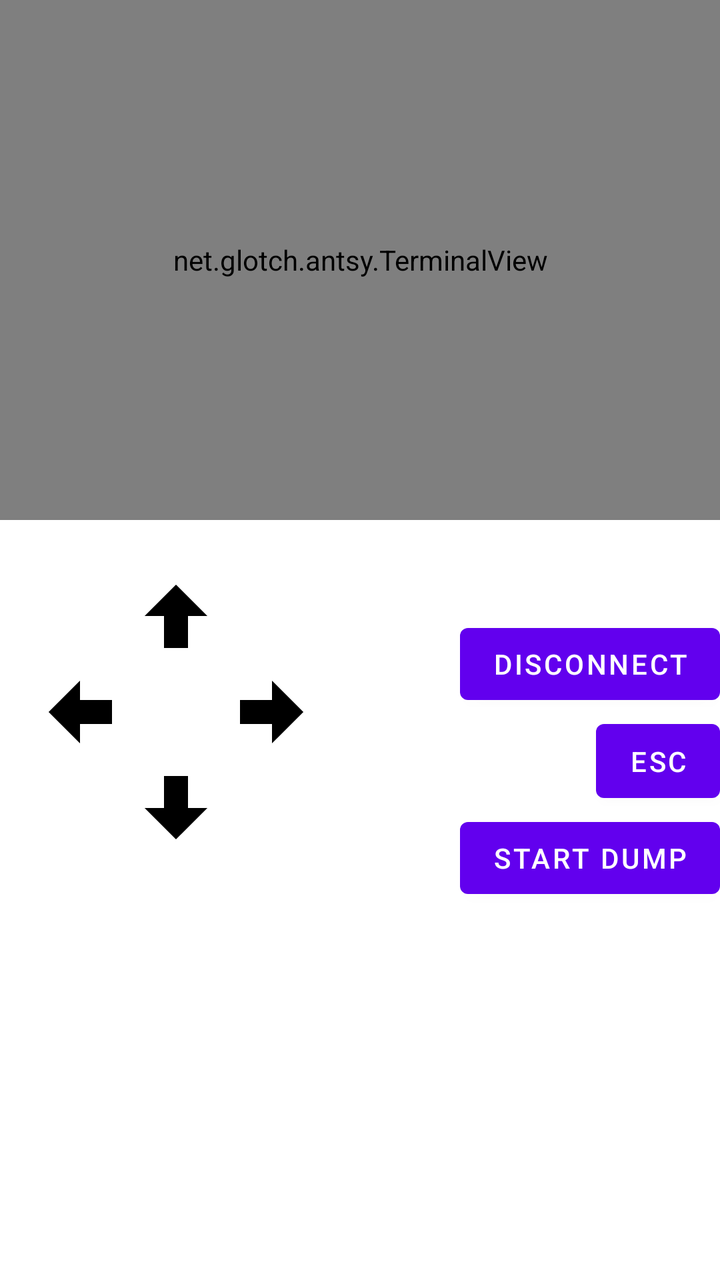
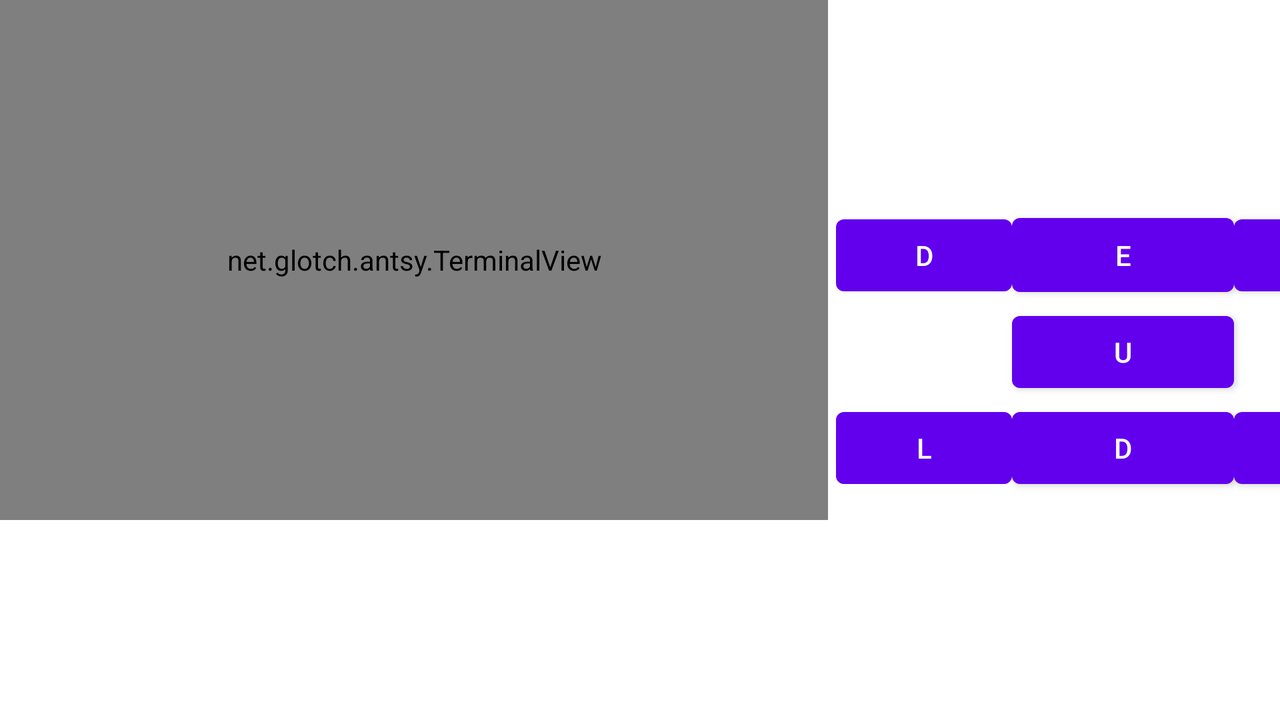

One screen, two layout resources from the same app: the default and the repository's alternative for another configuration. Each is rendered where Android would select it; the XML of both is given below.
<!-- AndroidManifest.xml: activity theme Theme.Antsy.NoActionBar -->
<!-- res/layout/activity_main.xml -->
<?xml version="1.0" encoding="utf-8"?>
<androidx.constraintlayout.widget.ConstraintLayout xmlns:android="http://schemas.android.com/apk/res/android"
    xmlns:app="http://schemas.android.com/apk/res-auto"
    xmlns:tools="http://schemas.android.com/tools"
    android:id="@+id/coordinatorLayout"
    android:layout_width="match_parent"
    android:layout_height="match_parent"
    android:fitsSystemWindows="true"
    tools:context=".MainActivity">

    <net.glotch.antsy.TerminalView
        android:id="@+id/terminalOut"
        android:layout_width="0dp"
        android:layout_height="260dp"
        android:clickable="true"
        android:focusable="true"
        android:focusableInTouchMode="true"
        app:layout_constraintEnd_toEndOf="parent"
        app:layout_constraintStart_toStartOf="parent"
        app:layout_constraintTop_toTopOf="parent"
        app:termFont="@font/moderndos8x16"
        app:termFontHeight="16"
        app:termFontWidth="8" />

    <ImageButton
        android:id="@+id/leftButton"
        android:layout_width="48dp"
        android:layout_height="48dp"
        android:layout_marginStart="16dp"
        android:background="?attr/selectableItemBackground"
        android:src="@drawable/arrow_left_bold"
        app:layout_constraintStart_toStartOf="parent"
        app:layout_constraintTop_toBottomOf="@+id/upButton" />

    <ImageButton
        android:id="@+id/downButton"
        android:layout_width="48dp"
        android:layout_height="48dp"
        android:layout_marginTop="48dp"
        android:background="?attr/selectableItemBackground"
        android:src="@drawable/arrow_down_bold"
        app:layout_constraintStart_toEndOf="@+id/leftButton"
        app:layout_constraintTop_toBottomOf="@+id/upButton" />

    <ImageButton
        android:id="@+id/upButton"
        android:layout_width="48dp"
        android:layout_height="48dp"
        android:layout_marginTop="24dp"
        android:background="?attr/selectableItemBackground"
        android:src="@drawable/arrow_up_bold"
        app:layout_constraintStart_toEndOf="@+id/leftButton"
        app:layout_constraintTop_toBottomOf="@+id/terminalOut" />

    <ImageButton
        android:id="@+id/rightButton"
        android:layout_width="48dp"
        android:layout_height="48dp"
        android:layout_marginStart="48dp"
        android:background="?attr/selectableItemBackground"
        android:src="@drawable/arrow_right_bold"
        app:layout_constraintStart_toEndOf="@+id/leftButton"
        app:layout_constraintTop_toBottomOf="@+id/upButton" />

    <Button
        android:id="@+id/escButton"
        android:layout_width="62dp"
        android:layout_height="49dp"
        android:text="ESC"
        app:layout_constraintEnd_toEndOf="parent"
        app:layout_constraintTop_toBottomOf="@+id/disconnectButton" />

    <Button
        android:id="@+id/disconnectButton"
        android:layout_width="wrap_content"
        android:layout_height="wrap_content"
        android:layout_marginTop="48dp"
        android:text="Disconnect"
        app:layout_constraintEnd_toEndOf="parent"
        app:layout_constraintTop_toBottomOf="@+id/terminalOut" />

    <Button
        android:id="@+id/dumpButton"
        android:layout_width="wrap_content"
        android:layout_height="wrap_content"
        android:text="start dump"
        app:layout_constraintEnd_toEndOf="parent"
        app:layout_constraintTop_toBottomOf="@+id/escButton" />

</androidx.constraintlayout.widget.ConstraintLayout>
<!-- resources referenced by this layout -->
<resources>
  <!-- drawable arrow_down_bold (drawable) -->
  <vector xmlns:android="http://schemas.android.com/apk/res/android"
      android:width="48dp"
      android:height="48dp"
      android:viewportWidth="24"
      android:viewportHeight="24">
    <path
        android:fillColor="@color/black"
        android:pathData="M9,4H15V12H19.84L12,19.84L4.16,12H9V4Z"/>
  </vector>
  <!-- drawable arrow_left_bold (drawable) -->
  <vector xmlns:android="http://schemas.android.com/apk/res/android"
      android:width="48dp"
      android:height="48dp"
      android:viewportWidth="24"
      android:viewportHeight="24">
    <path
        android:fillColor="@color/black"
        android:pathData="M20,9V15H12V19.84L4.16,12L12,4.16V9H20Z"/>
  </vector>
  <!-- drawable arrow_right_bold (drawable) -->
  <vector xmlns:android="http://schemas.android.com/apk/res/android"
      android:width="48dp"
      android:height="48dp"
      android:viewportWidth="24"
      android:viewportHeight="24">
    <path
        android:fillColor="@color/black"
        android:pathData="M4,15V9H12V4.16L19.84,12L12,19.84V15H4Z"/>
  </vector>
  <!-- drawable arrow_up_bold (drawable) -->
  <vector xmlns:android="http://schemas.android.com/apk/res/android"
      android:width="48dp"
      android:height="48dp"
      android:viewportWidth="24"
      android:viewportHeight="24">
    <path
        android:fillColor="@color/black"
        android:pathData="M15,20H9V12H4.16L12,4.16L19.84,12H15V20Z"/>
  </vector>
  <style name="Theme.Antsy.NoActionBar">
          <item name="windowActionBar">false</item>
          <item name="windowNoTitle">true</item>
      </style>
</resources>
<!-- res/layout-land/activity_main.xml (the repository's variant of the layout above) -->
<!-- drawn on the phone turned sideways -->
<?xml version="1.0" encoding="utf-8"?>
<androidx.constraintlayout.widget.ConstraintLayout xmlns:android="http://schemas.android.com/apk/res/android"
    xmlns:app="http://schemas.android.com/apk/res-auto"
    xmlns:tools="http://schemas.android.com/tools"
    android:id="@+id/coordinatorLayout"
    android:layout_width="match_parent"
    android:layout_height="match_parent"
    tools:context=".MainActivity">

    <net.glotch.antsy.TerminalView
        android:id="@+id/terminalOut"
        android:layout_width="414dp"
        android:layout_height="260dp"
        android:clickable="true"
        android:focusable="true"
        android:focusableInTouchMode="true"
        app:layout_constraintStart_toStartOf="parent"
        app:layout_constraintTop_toTopOf="parent"
        app:termFont="@font/moderndos8x16"
        app:termFontHeight="16"
        app:termFontWidth="8" />

    <TableLayout
        android:layout_width="310dp"
        android:layout_height="154dp"
        android:layout_marginStart="4dp"
        android:shrinkColumns="0"
        android:stretchColumns="2, 1"
        app:layout_constraintBottom_toBottomOf="parent"
        app:layout_constraintStart_toEndOf="@+id/terminalOut"
        app:layout_constraintTop_toTopOf="parent">

        <TableRow
            android:layout_width="match_parent"
            android:layout_height="match_parent">

            <Button
                android:id="@+id/disconnectButton"
                android:layout_width="wrap_content"
                android:layout_height="wrap_content"
                android:text="D" />

            <Button
                android:id="@+id/escButton"
                android:layout_width="62dp"
                android:layout_height="49dp"
                android:text="E" />

            <Button
                android:id="@+id/dumpButton"
                android:layout_width="wrap_content"
                android:layout_height="wrap_content"
                android:text="SD" />
        </TableRow>

        <TableRow
            android:layout_width="match_parent"
            android:layout_height="match_parent">

            <Space
                android:layout_width="wrap_content"
                android:layout_height="wrap_content" />

            <Button
                android:id="@+id/upButton"
                android:layout_width="wrap_content"
                android:layout_height="48dp"
                android:text="U" />
        </TableRow>

        <TableRow
            android:layout_width="match_parent"
            android:layout_height="match_parent">

            <Button
                android:id="@+id/leftButton"
                android:layout_width="40dp"
                android:layout_height="48dp"
                android:text="L" />

            <Button
                android:id="@+id/downButton"
                android:layout_width="40dp"
                android:layout_height="48dp"
                android:text="D" />

            <Button
                android:id="@+id/rightButton"
                android:layout_width="40dp"
                android:layout_height="48dp"
                android:text="R" />
        </TableRow>

        <TableRow
            android:layout_width="match_parent"
            android:layout_height="match_parent" />
    </TableLayout>

</androidx.constraintlayout.widget.ConstraintLayout>
<!-- resources referenced by the variant -->
<!-- as the phone turned sideways resolves them -->
<resources>
  <style name="Theme.Antsy.NoActionBar">
          <item name="windowActionBar">false</item>
          <item name="windowNoTitle">true</item>
      </style>
</resources>
